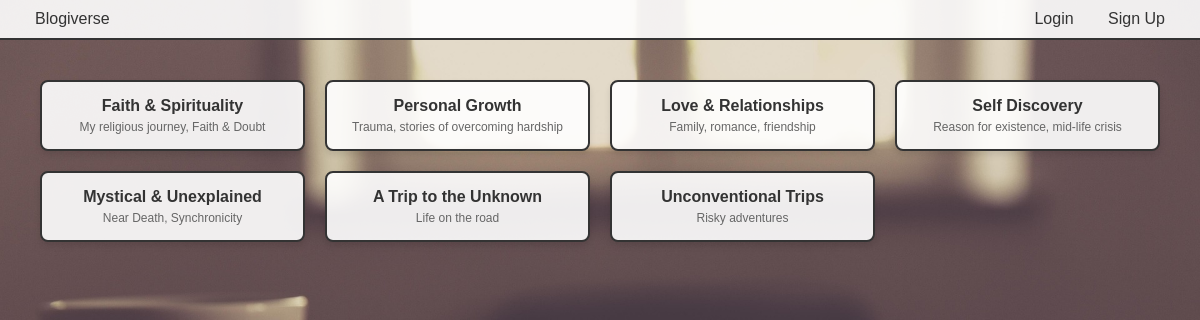
The page / on the database its author committed.
### blogs/models.py (models this page shows, shortened)
class Forum(models.Model):
    name = models.CharField(max_length=100, unique=True)
    description = models.TextField(blank=True)
    created_at = models.DateTimeField(auto_now_add=True)

### blogs/views.py (the view)
# urls.py: path('', views.home, name='home'),
def home(request):
    forums = Forum.objects.all()
    return render(request, 'index.html', {'forums': forums})

### templates/index.html (shortened to what this page needs)
{% extends 'base.html' %}
{% block content %}
    <div class="forum-container">
        {% for forum in forums %}
            <div class="forum-button">
                <a href="{% url 'topic_list' forum_name=forum.name %}">{{ forum.name }}</a>
                <small>{{ forum.description }}</small>
            </div>
        {% endfor %}
    </div>
{% endblock %}

### templates/base.html (style rules this page uses)
body { font-family: Arial, sans-serif; margin: 0; background-image: url('/static/images/background.jpg'); background-size: cover; min-height: 100vh; }

### templates/index.html (style rules this page uses)
.forum-container { display: grid; grid-template-columns: repeat(auto-fit, minmax(250px, 1fr)); gap: 20px; padding: 20px; max-width: 1200px; margin: 0 auto; }
.forum-button { background-color: rgba(255, 255, 255, 0.9); padding: 15px 25px; border: 2px solid #333; border-radius: 8px; cursor: pointer; transition: all 0.3s ease; box-shadow: 0 4px 6px rgba(0, 0, 0, 0.1); text-align: center; }
.forum-button a { text-decoration: none; color: #333; font-weight: bold; }
.forum-button small { display: block; font-size: 12px; color: #666; margin-top: 5px; }

### rows shown on the page
Forum: name "Faith & Spirituality", description "My religious journey, Faith & Doubt"
Forum: name "Personal Growth", description "Trauma, stories of overcoming hardship"
Forum: name "Love & Relationships", description "Family, romance, friendship"
Forum: name "Self Discovery", description "Reason for existence, mid-life crisis"
Forum: name "Mystical & Unexplained", description "Near Death, Synchronicity"
Forum: name "A Trip to the Unknown", description "Life on the road"
Forum: name "Unconventional Trips", description "Risky adventures"
